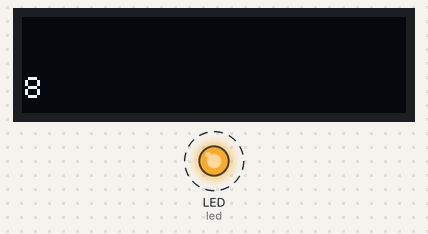
Bench run of a program on a simulated CircuitPython board. Parts: 128×32 one-colour display, output pins drawn as LEDs (lit = HIGH). Dashed ring = blinking.

Above: at 0.48 s.
At 5.75 s:
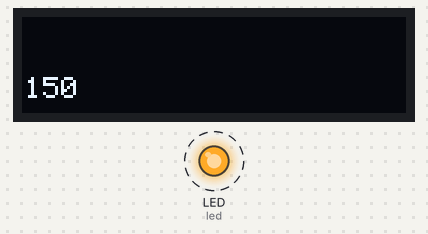
At 11.28 s:
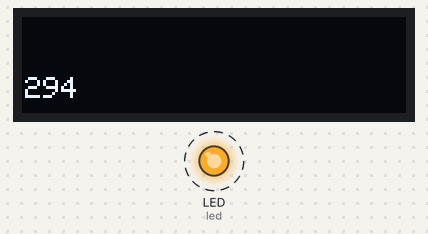
At 30.38 s:
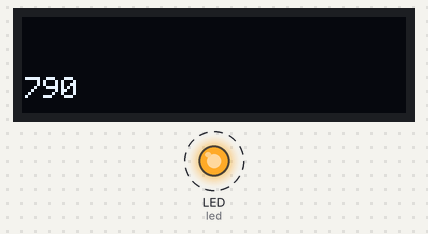
Timing chart, 0 to 40.0 s (numbered marks = the images above):
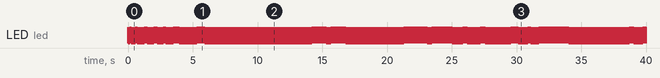

Measured:
- by itself, LED (led): alternates HIGH for 0.01 s and LOW for 0.03 s

The program:

code_2.py
```python
import board
import digitalio
import time
import board
import busio as io
from digitalio import DigitalInOut
import adafruit_ssd1306

i2c = io.I2C(board.SCL, board.SDA)
oled = adafruit_ssd1306.SSD1306_I2C(128, 32, i2c)


led = digitalio.DigitalInOut(board.LED)
led.direction = digitalio.Direction.OUTPUT
oled.fill(0)
num = 0

while True:
    oled.fill(0)
    led.value = True
    time.sleep(0.01)
    led.value = False
    time.sleep(0.01)
    oled.text(str(num), 1, 20, 1)
    num = num + 1
    oled.show()
```
